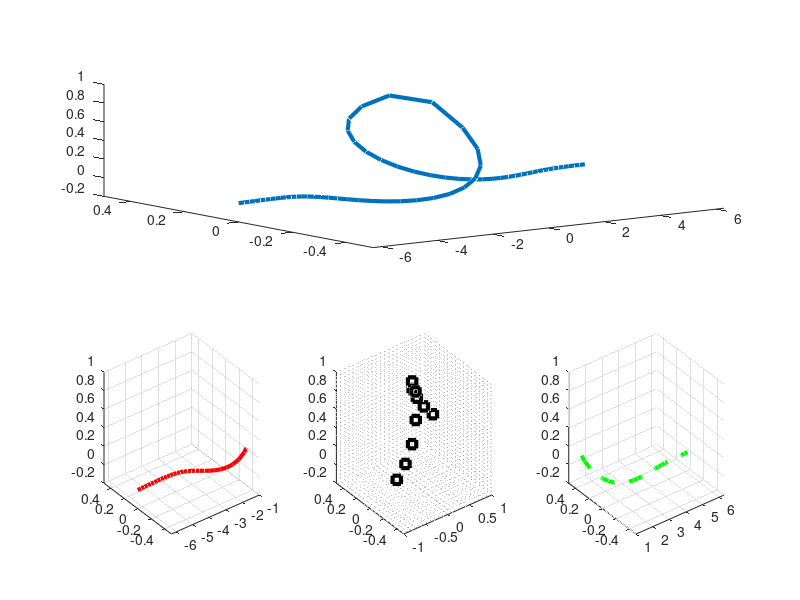

Reproduce this figure in MATLAB.
%{
SEC4.3.M

Material de apoio do livro "Computação científica com GNU Octave".
Exemplos da seção 4.3, capítulo 4, "Produzindo gráficos no Octave".

* Autor: Alexandre 'Jaguar' Fioravante de Siqueira
* Editora: Casa do Código
* Contato: http://www.programandociencia.com/sobre/
           http://www.casadocodigo.com.br/
* Fórum de discussão: http://groups.google.com/d/forum/compcieoctave
* Material de apoio: http://goo.gl/VnnAnF

* Para citar esse material, por favor utilize a referência abaixo:
SIQUEIRA, A.F. Computação científica com GNU Octave. São Paulo: 
Casa do Código, 2015. xxx p.

Este programa é um software livre; você pode redistribuí-lo e/ou 
modificá-lo dentro dos termos da Licença Pública Geral GNU como 
publicada pela Fundação do Software Livre (FSF); na versão 3 da 
Licença, ou qualquer versão posterior.

Este programa é distribuído na esperança de que possa ser útil, 
mas SEM NENHUMA GARANTIA; sem uma garantia implícita de ADEQUAÇÃO
a qualquer MERCADO ou APLICAÇÃO EM PARTICULAR. Veja a
Licença Pública Geral GNU para maiores detalhes.

Você deve ter recebido uma cópia da Licença Pública Geral GNU junto
com este programa. Se não, veja <http://www.gnu.org/licenses/>.
%}

% #1
x = -2*pi:0.1:2*pi;
subplot(2,1,1)
plot(x,sin(x),'.r','linewidth',3)
axis([-3*pi,4*pi,-3,1.5])
title('Gráfico de sin(x).')
xlabel('x')
ylabel('Seno de x')
subplot(2,1,2)
plot(x,cos(x),'-.m','linewidth',3)
axis([-2.5*pi,2.1*pi,-1.5,2.5])
title('Gráfico de cos(x).')
xlabel('x')
ylabel('Cosseno de x')

% #2
x = -2*pi:0.2:2*pi;
subplot(2,3,1:3)
plot(x,sin(x).*exp(-abs(x)),'linewidth',3)
axis([-2*pi,2*pi,-0.5,0.5])
subplot(2,3,4)
plot(x,sin(x).*exp(-abs(x)),'r','linewidth',3)
grid on
axis([-2*pi,-1,-0.5,0.5])
subplot(2,3,5)
plot(x,sin(x).*exp(-abs(x)),'sk','linewidth',3)
axis([-1,1,-0.5,0.5])
grid minor on
subplot(2,3,6)
plot(x,sin(x).*exp(-abs(x)),'--g','linewidth',3)
axis([1,2*pi,-0.5,0.5])
grid on

% #3
x = -2*pi:0.2:2*pi;
subplot(2,3,1:3)
plot3(x,sin(x).*exp(-abs(x)),cos(x).*exp(-abs(x)),
    'linewidth',3)
axis([-2*pi,2*pi,-0.5,0.5])
subplot(2,3,4)
plot3(x,sin(x).*exp(-abs(x)),cos(x).*exp(-abs(x)),
    'r','linewidth',3)
grid on
axis([-2*pi,-1,-0.5,0.5])
subplot(2,3,5)
plot3(x,sin(x).*exp(-abs(x)),cos(x).*exp(-abs(x)),
    'sk','linewidth',3)
axis([-1,1,-0.5,0.5])
grid minor on
subplot(2,3,6)
plot3(x,sin(x).*exp(-abs(x)),cos(x).*exp(-abs(x)),
    '--g','linewidth',3)
axis([1,2*pi,-0.5,0.5])
grid on
